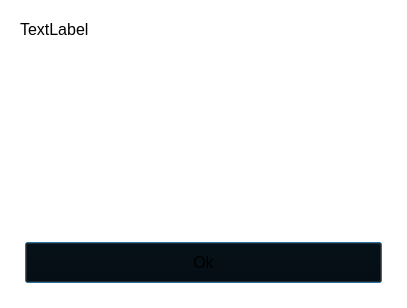
<?xml version="1.0" encoding="UTF-8"?>
<ui version="4.0">
 <class>MessageDialog</class>
 <widget class="QDialog" name="MessageDialog">
  <property name="geometry">
   <rect>
    <x>0</x>
    <y>0</y>
    <width>407</width>
    <height>308</height>
   </rect>
  </property>
  <property name="windowTitle">
   <string>Dialog</string>
  </property>
  <property name="styleSheet">
   <string notr="true">QScrollBar:vertical{
	width: 4px; 
}

QScrollBar:horizontal{
	height: 4px; 
}

QScrollBar:horizontal,
QScrollBar:vertical{
	background: rgba(0,0,0,0);
}

QScrollBar::sub-page:horizontal,
QScrollBar::add-page:horizontal,
QScrollBar::add-line:horizontal,
QScrollBar::sub-line:horizontal,
QScrollBar::add-line:vertical,
QScrollBar::sub-line:vertical,
QScrollBar::sub-page:vertical,
QScrollBar::add-page:vertical{
	background: none;
}

QScrollBar::handle:vertical,
QScrollBar::handle:horizontal{
	background: rgb(255,250,250);
}


/**/
QWidget{
	font-size: 12pt;
}

[objectName^=&quot;inputLabel_&quot;], 
[objectName = &quot;appLabel&quot;], 
QWidget,
QPushButton, 
QLineEdit,
QComboBox{
	font-family: &quot;Monotype Corsiva&quot;;
}

[objectName=&quot;navBar&quot;]{
	padding: 15px;
	margin: 5px;
}

QTableWidget, QScrollArea, QGroupBox{
	border: 0;
}

[objectName = &quot;appLabel&quot;]{
	padding: 50px 0;
}

QPushButton{
	padding: 10px 15px;
	margin: 5px;
	min-width: 200px;
}

QLineEdit{
	margin: 5px;
}

QPushButton:hover{
	text-decoration: underline;
}

QPushButton:pressed{
	font-size: 11px;
	font-weight: bold;
}

[objectName^=&quot;inputLabel_&quot;]{
	margin: 5px 0;
	font-size: 24pt;
}

/*tab widget setup*/
QTabWidget{
	border: 0;
}

QTabWidget::pane { 
    position: absolute;
    top: 0.5em;
	border: 0;
}

QTabBar::tab {
	min-width: 150px;
}

/*default color theme*/

/*color*/
QTabBar::tab:selected {
	color: white;
}

QTabBar::tab:!selected {
	color: silver;
}

QWidget[objectName=&quot;widget_5&quot;] QPushButton,
QWidget[objectName=&quot;widget&quot;] QPushButton{
	color: rgb(250,245,245);
}

[objectName^=&quot;inputLabel_&quot;], 
[objectName = &quot;appLabel&quot;], 
QWidget,
QPushButton, 
QLineEdit,
QComboBox{
	color: white;
}

QWidget[objectName^=&quot;widget&quot;] QPushButton{
	color: white;
}
/*background-color*/
QWidget, 
QTabBar::tab{
	background-color: rgba(0,0,0,0);
}

QWidget[objectName^=&quot;widget&quot;],
Line{
	background-color: rgba(0,0,0,0.2);
}

[objectName=&quot;centralWidget&quot;], [objectName=&quot;MessageDialog&quot;]{
	background-color: rgb(250,245,245);
	background: url(:/img/background.PNG);
}

[objectName^=&quot;widget&quot;] QPushButton{
	background-color: rgba(255,255,255,0.2);
}

QTabBar::tab:selected, 
QTabBar::tab:hover {
	background-color: rgba(255,255,255,0.2);
}

/*border*/
[objectName=&quot;navBar&quot;], 
[objectName^=&quot;widget&quot;],
QPushButton,
QLineEdit, 
QTableWidget::item{
	border: 1px solid silver;
}

QLineEdit:hover,
[objectName^=&quot;widget&quot;]:hover,
QPushButton:hover{
	border: 1px solid white;
}


</string>
  </property>
  <layout class="QVBoxLayout" name="verticalLayout_2">
   <item>
    <widget class="QWidget" name="widget" native="true">
     <layout class="QVBoxLayout" name="verticalLayout_3">
      <item>
       <layout class="QVBoxLayout" name="verticalLayout">
        <item>
         <widget class="QLabel" name="label">
          <property name="text">
           <string>TextLabel</string>
          </property>
         </widget>
        </item>
        <item>
         <widget class="QTextBrowser" name="textBrowser"/>
        </item>
        <item>
         <widget class="QPushButton" name="pushButton">
          <property name="text">
           <string>Ok</string>
          </property>
         </widget>
        </item>
       </layout>
      </item>
     </layout>
    </widget>
   </item>
  </layout>
 </widget>
 <resources/>
 <connections>
  <connection>
   <sender>pushButton</sender>
   <signal>clicked()</signal>
   <receiver>MessageDialog</receiver>
   <slot>close()</slot>
   <hints>
    <hint type="sourcelabel">
     <x>212</x>
     <y>266</y>
    </hint>
    <hint type="destinationlabel">
     <x>240</x>
     <y>308</y>
    </hint>
   </hints>
  </connection>
 </connections>
</ui>
